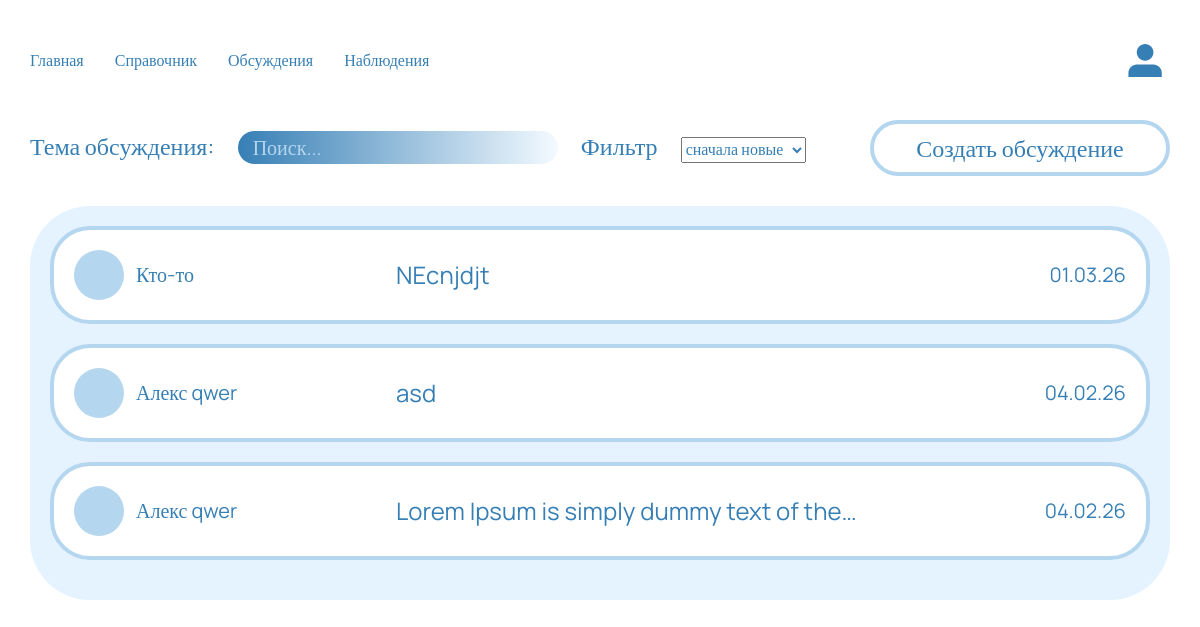
The app's page /discussions/ with its own data.
### discussions/models.py (models this page shows)
class Discussions(models.Model):
    title = models.CharField(max_length=200, null=False)
    content = models.TextField(max_length=1000, null=False)
    image = models.ImageField(upload_to='images/discussions/', null=True, blank=True)
    user = models.ForeignKey(User, on_delete=models.CASCADE)
    date = models.DateField(auto_now_add=True)

### userprofile/models.py (models this page shows)
class Profile(models.Model):
    user = models.OneToOneField(User, on_delete=models.CASCADE)
    first_name = models.CharField(max_length=50, blank=True)
    last_name = models.CharField(max_length=50, blank=True)
    email = models.EmailField(max_length=254, blank=True)
    logo = models.ImageField(null=True, blank=True, upload_to=product_preview_directory_path)

### discussions/views.py (the view)
# urls.py: path('', ListDiscussionView.as_view(), name='list'),
class ListDiscussionView(View):
    def get(self, request: HttpRequest) -> HttpResponse:
        if request.GET.get("sort") == 'old':
            sort = 'date'
        else:
            sort = '-date'
        if request.GET.get("search"):
            discussions = Discussions.objects.filter(title__icontains=request.GET.get("search")).order_by(sort)
        else:
            discussions = Discussions.objects.all().order_by(sort)
        context = {
            'sort': request.GET.get("sort"),
            'search': request.GET.get("search"),
            'discussions': discussions,
        }
        return render(request, 'discussions/list_discussion.html', context=context)

### discussions/templates/discussions/list_discussion.html (shortened to what this page needs)
{% extends "base.html" %}
{% block main %}
<div class="container">
    <div class="discussions-header">
        <form method="get" class="discussions_form">
            <label for="discussions-search">Тема обсуждения:</label>
            <input
                    id="discussions-search"
                    class="discussions_search"
                    name="search"
                    placeholder="Поиск..."
            >
            <label for="discussions-sort">Фильтр</label>
            <select name="sort" id="discussions-sort" onchange="this.form.submit();">
                {% if sort == "old" %}
                    <option value="old">сначала старые</option>
                    <option value="new">сначала новые</option>
                {% else %}
                    <option value="new">сначала новые</option>
                {% endif %}
            </select>
        </form>
        <a class="btn_light" href="{% url 'discussions:create'%}">Создать обсуждение</a>
    </div>
    <div class="discussions">
        {% for discussion in discussions %}
        <a class="discussions-item" href="{% url 'discussions:detail' pk=discussion.pk %}">
            <div class="discussions-logo"
                {% if discussion.user.profile.logo %}
                style="background-image: url(../../..{{ discussion.user.profile.logo.url }});"
                {% endif %}
                 >
            </div>
            <p class="discussions-user">
                {{ discussion.user.profile.first_name }} {{ discussion.user.profile.last_name }}
            </p>
            <p class="discussions-title">{{ discussion.title|truncatechars:'40' }}</p>
            <p class="discussions-date">{{ discussion.date | date:"d.m.y" }}</p>
        </a>
        {% endfor %}
    </div>
</div>
{% endblock %}

### static/css/common.css (style rules this page uses)
:root { --pale-blue-color: #E4F3FF; --blue-color: #367FB5; --blue-one-color: #B5D6EF; }
* { box-sizing: border-box; font-family: Manrope; color: var(--blue-color); }
a { color: currentColor; text-decoration: none; }
ul, p { margin: 0; padding: 0; }
.container { margin-left: auto; margin-right: auto; padding-left: 30px; padding-right: 30px; max-width: 1300px; }
.btn, .btn_bold, .btn_light, .bnt_file span, .btn_delete { display: inline-block; font-size: 24px; padding: 10px; min-width: 300px; cursor: pointer; text-align: center; border-width: 4px; border-style: solid; border-radius: 40px; }
.btn_light, .bnt_file span { background-color: rgba(0, 0, 0, 0); border-color: var(--blue-one-color); }

### static/css/styles.css (style rules this page uses)
.discussions-header { display: flex; align-items: center; }
.discussions_form { margin-right: auto; }
.discussions_form label { font-size: 24px; margin-right: 20px; }
.discussions_form input::placeholder { color: var(--blue-one-color); }
.discussions_form input { margin-right: 20px; padding: 5px 15px; width: 320px; font-size: 20px; color: white; border: none; border-radius: 50px; background: linear-gradient(90deg, #367FB5 0%, #F3FAFF 100%); }
.discussions { margin-top: 30px; padding: 20px; border-radius: 60px; background-color: var(--pale-blue-color); }
.discussions-item { display: flex; width: 100%; align-items: center; margin-bottom: 20px; padding: 20px; border: 4px solid var(--blue-one-color); border-radius: 40px; background-color: white; }
.discussions-logo { margin-right: 12px; width: 50px; height: 50px; border-radius: 50px; background-size: cover; background-color: var(--blue-one-color); }
.discussions-user { margin-right: 60px; font-size: 20px; min-width: 200px; }
.discussions-title { font-size: 24px; margin-right: auto; }
.discussions-date { font-size: 20px; }

### records on screen
Discussions: user.profile.first_name "Кто-то", title "NEcnjdjt", date "01.03.26"
Discussions: user.profile.first_name "Алекс", user.profile.last_name "qwer", title "asd", date "04.02.26"
Discussions: user.profile.first_name "Алекс", user.profile.last_name "qwer", title "Lorem Ipsum is simply dummy text of the…", date "04.02.26"
